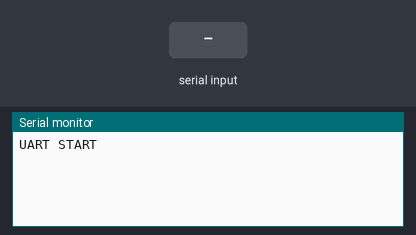
Bench run of a sketch on a simulated Arduino Uno, built with avr-gcc and run on an emulated ATmega328P. Shown: the last lines printed to the serial monitor. Inputs (shaded band) come from the test bench.

Above: at 1.2 s.
1.3 s: "90,45\n" received over Serial
At 2.1 s:
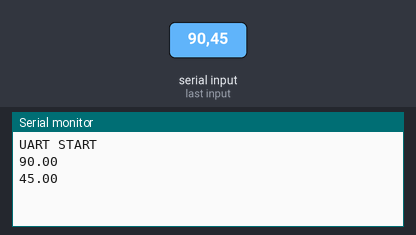
2.8 s: "30,150\n" received over Serial
At 5.2 s:
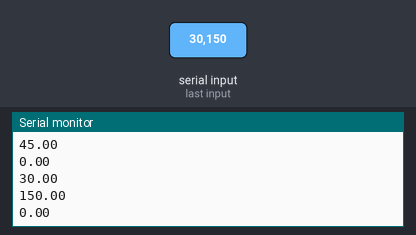
Timing chart, 0 to 6.7 s (numbered marks = the images above; inputs shaded):
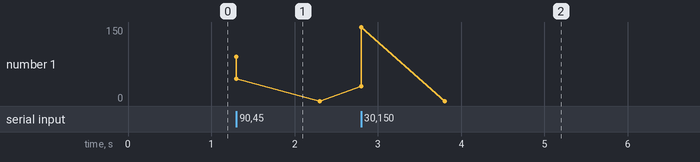

Measured:
- after the input at 1.3 s, the serial monitor: prints a new line at once (image 1)
- after the input at 2.8 s, the serial monitor: prints a new line at once (image 2)

The sketch:

Slave.ino
```cpp
void setup() {
  Serial.begin(115200);
  Serial.println("UART START");
}

void loop() {
  if (Serial.available()) {
    float i = Serial.parseFloat();
    Serial.println(i);
  }
}
```
